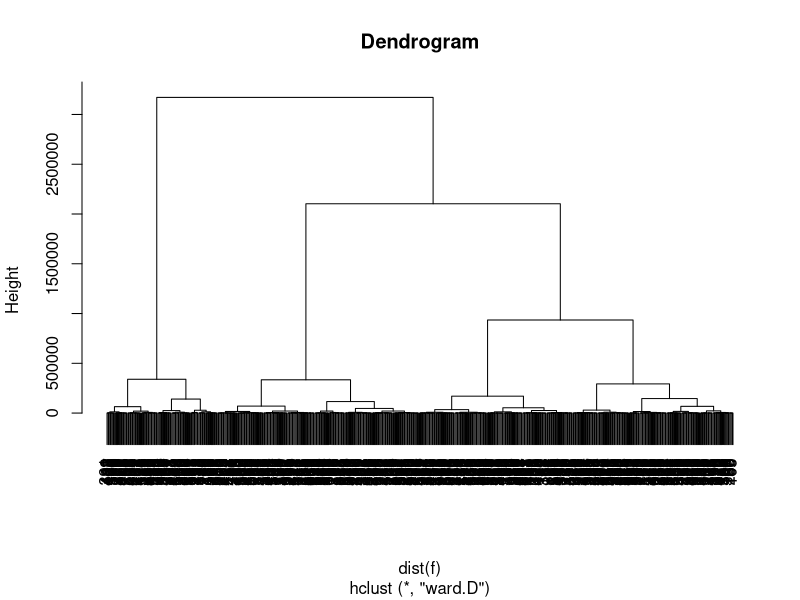
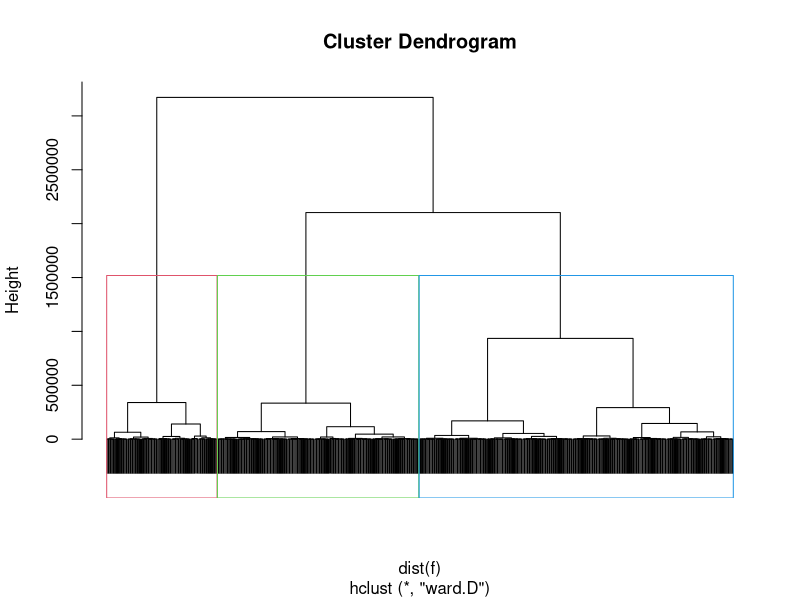
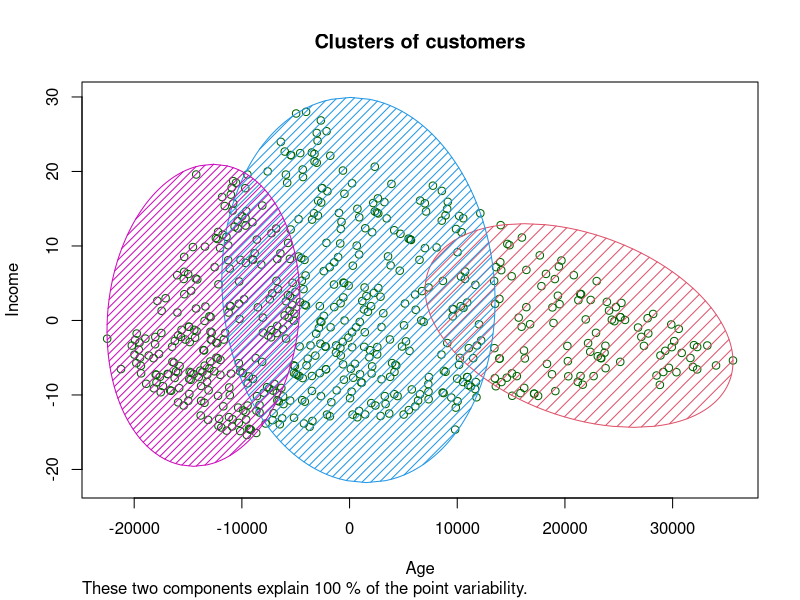

These figures' R source, in order:
# Hierarchical clustering

# Download the data

set.seed(123)
f <- read.csv('Data/bank.csv', header = TRUE, encoding = 'UNICOD')
head(f)


## Factors as numeric

f <- f[,-1] #exclude ID column
f$sex <- as.numeric(as.factor(f$sex))-1
f$married <- as.numeric(as.factor(f$married))-1
f$car <- as.numeric(as.factor(f$car))-1
f$mortgage <- as.numeric(as.factor(f$mortgage))-1
f$delays <- as.numeric(as.factor(f$delays))-1
head (f)


# Hierarchical clustering

model_hc <- hclust(dist(f), method = "ward.D" )
plot(model_hc, main = paste('Dendrogram'))


## Fitting HC to the dataset

y_hc <- cutree(model_hc, k = 3)
#cluster cores
aggregate(f,by=list(y_hc),FUN=mean)
#Cluster stat
f$hc <- y_hc
table(f$hc)


## Plotting the dendrogram

plot(model_hc, cex = 0.7, labels = FALSE)
rect.hclust(model_hc, k = 3, border = 2:5)


## Visualising the clusters

library(cluster)
clusplot(f[,c('age','income')],
         y_hc,
         lines = 0,
         shade = TRUE,
         color = TRUE,
         labels= 0,
         plotchar = FALSE,
         span = TRUE,
         main = paste('Clusters of customers'),
         xlab = 'Age',
         ylab = 'Income')
